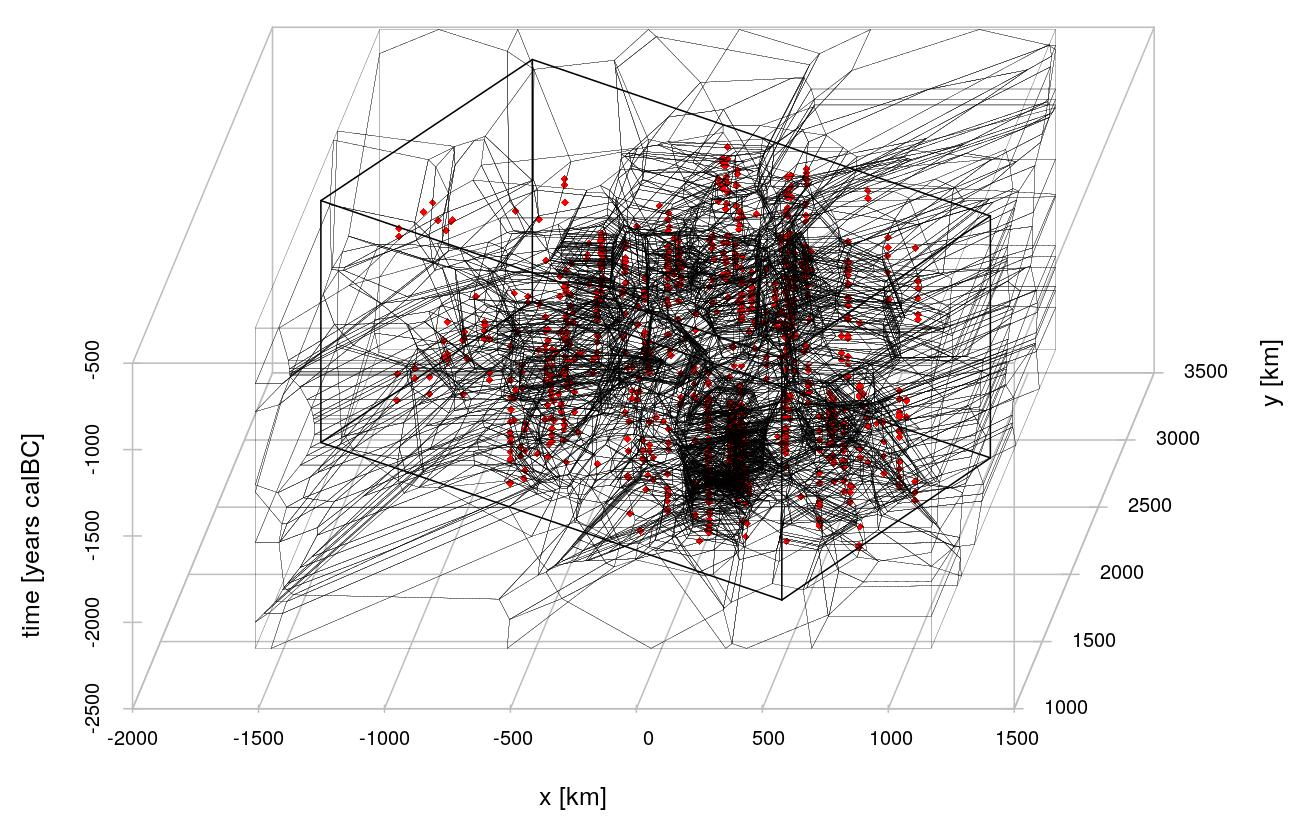

R code for this plot:
library(magrittr)

load("inst/workflow_example/tesselation_calage_center_burial_type.RData")
load("inst/workflow_example/research_area.RData")

#### prepare vertex data ####

threed <- vertices %>%
  dplyr::transmute(
    # scale to kilometres from meters
    x = x/1000, 
    y = y/1000,
    z = z
  )

polygon_edges$x.a <- polygon_edges$x.a/1000
polygon_edges$y.a <- polygon_edges$y.a/1000
polygon_edges$x.b <- polygon_edges$x.b/1000
polygon_edges$y.b <- polygon_edges$y.b/1000

#### 3D plot construction ####

jpeg(
  filename = "inst/workflow_example/05_3D_plot.jpeg", 
  width = 22, height = 14, units = "cm", res = 150
)

# vertex points
s <- scatterplot3d::scatterplot3d(
  threed$x, threed$y, threed$z, color = "red",
  cex.symbols = 0.7, angle = 70, pch = 18,
  xlab = "x [km]", ylab = "y [km]", zlab = "time [years calBC]",
  col.axis = "grey", mar = c(3,3,0,2),
  xlim = c(-1700, 1200), ylim = c(1000, 3500), zlim = c(-2300, -700)
)

# tessellation polygon edges
csstart <- s$xyz.convert(
  polygon_edges[[1]], 
  polygon_edges[[2]], 
  polygon_edges[[3]]
)
csstop <- s$xyz.convert(
  polygon_edges[[4]], 
  polygon_edges[[5]], 
  polygon_edges[[6]]
)
for(i in 1:length(csstart$x)) {
  segments(
    csstart$x[i], csstart$y[i], csstop$x[i], csstop$y[i], 
    lwd = 0.1, col = "black"
  )
}

# research area box
raps <- sf::st_coordinates(sf::st_cast(research_area, "POINT"))[1:4,]/1000

a1 <- s$xyz.convert(raps[1,1], raps[1,2], -2200)
a2 <- s$xyz.convert(raps[2,1], raps[2,2], -2200)
a3 <- s$xyz.convert(raps[3,1], raps[3,2], -2200)
a4 <- s$xyz.convert(raps[4,1], raps[4,2], -2200)

b1 <- s$xyz.convert(raps[1,1], raps[1,2], -800)
b2 <- s$xyz.convert(raps[2,1], raps[2,2], -800)
b3 <- s$xyz.convert(raps[3,1], raps[3,2], -800)
b4 <- s$xyz.convert(raps[4,1], raps[4,2], -800)

segments(a1$x, a1$y, a2$x, a2$y, lwd = 1, col = "black")
segments(a2$x, a2$y, a3$x, a3$y, lwd = 1, col = "black")
segments(a3$x, a3$y, a4$x, a4$y, lwd = 1, col = "black")
segments(a4$x, a4$y, a1$x, a1$y, lwd = 1, col = "black")

segments(b1$x, b1$y, b2$x, b2$y, lwd = 1, col = "black")
segments(b2$x, b2$y, b3$x, b3$y, lwd = 1, col = "black")
segments(b3$x, b3$y, b4$x, b4$y, lwd = 1, col = "black")
segments(b4$x, b4$y, b1$x, b1$y, lwd = 1, col = "black")

segments(a1$x, a1$y, b1$x, b1$y, lwd = 1, col = "black")
segments(a2$x, a2$y, b2$x, b2$y, lwd = 1, col = "black")
segments(a3$x, a3$y, b3$x, b3$y, lwd = 1, col = "black")
segments(a4$x, a4$y, b4$x, b4$y, lwd = 1, col = "black")

dev.off()
